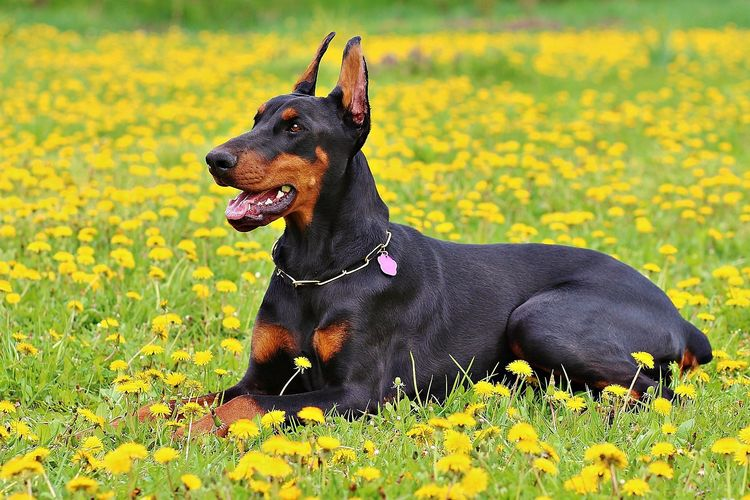
#> input picture project11/anjing.jpg, 750 x 500 px
$ python canny.py
#> lines starting #> are read from the running program, lines starting #| are printed output that depends on the picture
import cv2

image = cv2.imread('anjing.jpg', cv2.IMREAD_GRAYSCALE)
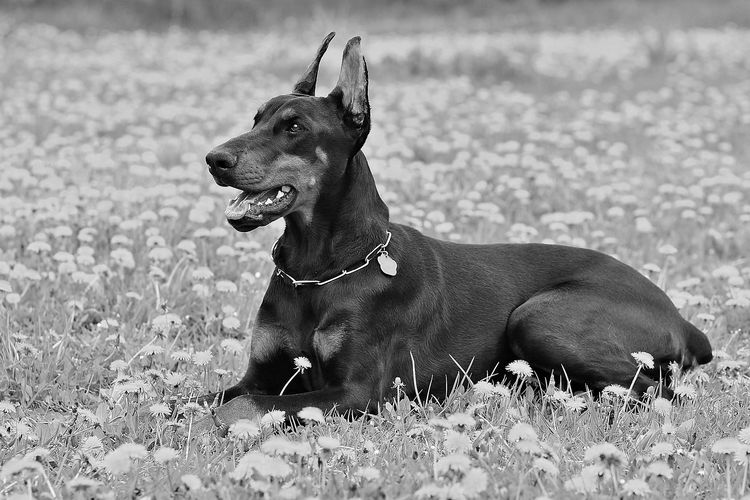
#> image: shape (500, 750); min 0, max 255, mean 147.6

edges = cv2.Canny(image, 100, 200)
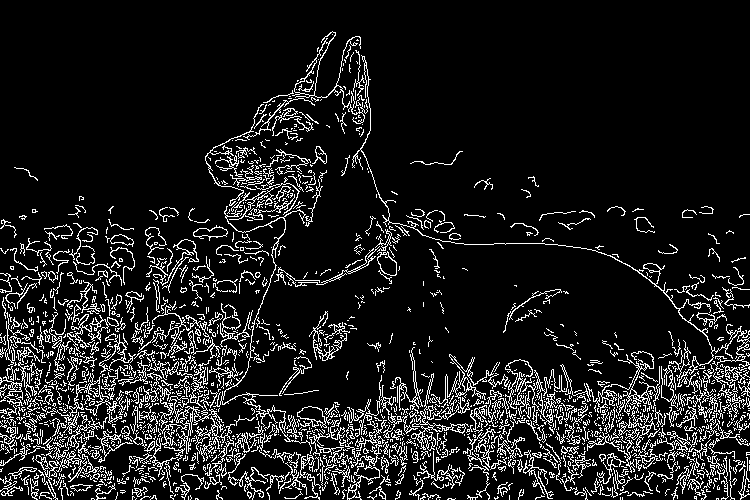
#> edges: shape (500, 750); 11.1% white in thin lines or dots

cv2.imshow('Canny Edge Detection', edges)
cv2.waitKey(0)
cv2.destroyAllWindows()
